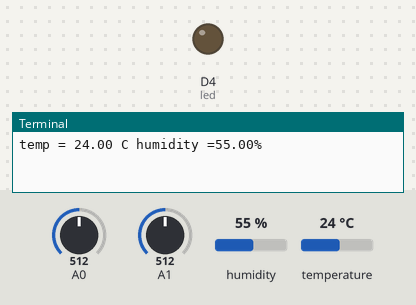
Recording of a program running on a simulated Raspberry Pi (BCM pin numbers) with a GrovePi. Shown: output pins drawn as LEDs (lit = HIGH), the last lines printed to the terminal. Inputs (shaded band) come from the test bench; at power-on: A0 = 512, A1 = 512, humidity 55 %, temperature 24 °C (analog values on the 0–1023 scale). The clock reads 2024-03-15 10:24:30 at power-on unless the program sets it; web requests get an empty 200 reply after 0.4 s.

Above: at 1.2 s.
1.3 s: A0 set to 503
At 6.0 s:
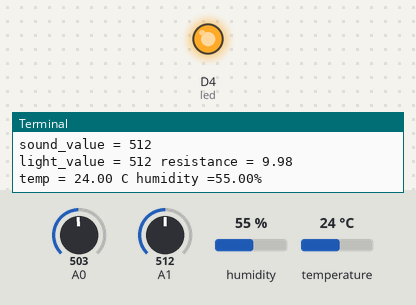
7.1 s: A0 set to 716
At 11.2 s:
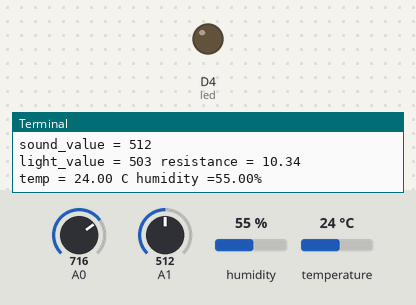
12.9 s: A0 set to 390
At 16.4 s:
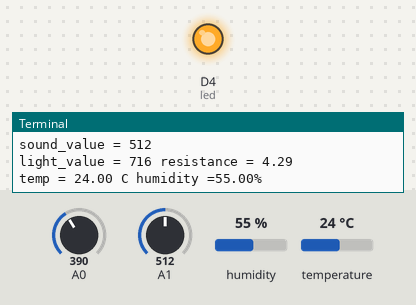
Timing chart, 0 to 17.9 s (numbered marks = the images above; inputs shaded):
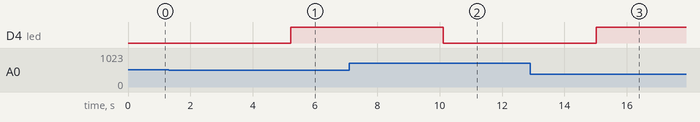

Measured:
- the behaviour switches between 512 and 511 on A0 (found by bisection; images 0 and 1)
- after the input at 1.3 s, D4 (led): LOW → HIGH after 3.9 s
- after the input at 7.1 s, D4 (led): HIGH → LOW after 3.0 s
- after the input at 12.9 s, D4 (led): LOW → HIGH after 2.1 s

The program:

final.py
```python
#!/usr/bin/env python

import simplejson as json
import time
import grovepi
import math
import datetime;
import urllib.request, urllib.parse
import datetime;
import requests
# Connect the Grove Light Sensor to analog port A0
# SIG,NC,VCC,GND
light_sensor = 0
sound_sensor = 1
dhtsensor = 4

header_content = {'Content-type': 'application/json'}

# Connect the LED to digital port D4
# SIG,NC,VCC,GND
led = 4

# Turn on LED once sensor exceeds threshold resistance
threshold = 10

grovepi.pinMode(sound_sensor,"INPUT")
grovepi.pinMode(light_sensor,"INPUT")
grovepi.pinMode(led,"OUTPUT")

threshold_value = 400
# temp_humidity_sensor_type
# Grove Base Kit comes with the blue sensor.
blue = 0    # The Blue colored sensor.
white = 1   # The White colored sensor.

#set the device_id of the new device here (like 'device_id = 4'):
device_id = 1

while True:
    try:
        # Get sensor values
        lightsensor_value = grovepi.analogRead(light_sensor)
        soundsensor_value = grovepi.analogRead(sound_sensor)
        [temp,humidity] = grovepi.dht(dhtsensor,blue)
        # Calculate resistance of sensor in K
        resistance = (float)(1023 - lightsensor_value) * 10 / lightsensor_value
        ts = datetime.datetime.now();
        if resistance > threshold:
            # Send HIGH to switch on LED
            grovepi.digitalWrite(led,1)
        else:
            # Send LOW to switch off LED
            grovepi.digitalWrite(led,0)


        if math.isnan(temp) == False and math.isnan(humidity) == False:
            print("temp = %.02f C humidity =%.02f%%"%(temp, humidity))

        LightData= json.dumps({'device_id': device_id, 'created_on': ts.strftime("%Y-%m-%dT%H:%M:%S"), 'type': 'light', 'value': lightsensor_value});

        SoundData= json.dumps({'device_id': device_id, 'created_on': ts.strftime("%Y-%m-%dT%H:%M:%S"), 'type': 'sound', 'value': int(soundsensor_value)});
        ##casting the humidity and temp values to an int
        TempData= json.dumps({'device_id': device_id, 'created_on': ts.strftime("%Y-%m-%dT%H:%M:%S"), 'type': 'temp', 'value': int(temp)});
        HumidData= json.dumps({'device_id': device_id, 'created_on': ts.strftime("%Y-%m-%dT%H:%M:%S"), 'type': 'humidity', 'value': int(humidity)});
        l = requests.post('http://145.24.222.238/api/readings/create', data = LightData, headers = header_content)
        s = requests.post('http://145.24.222.238/api/readings/create', data = SoundData, headers = header_content)
        t = requests.post('http://145.24.222.238/api/readings/create', data = TempData, headers = header_content)
        h = requests.post('http://145.24.222.238/api/readings/create', data = HumidData, headers = header_content)

        print("sound_value = %d" %soundsensor_value)
        print("light_value = %d resistance = %.2f" %(lightsensor_value,  resistance))
        time.sleep(3)

    except IOError:
        print ("Error")
```
